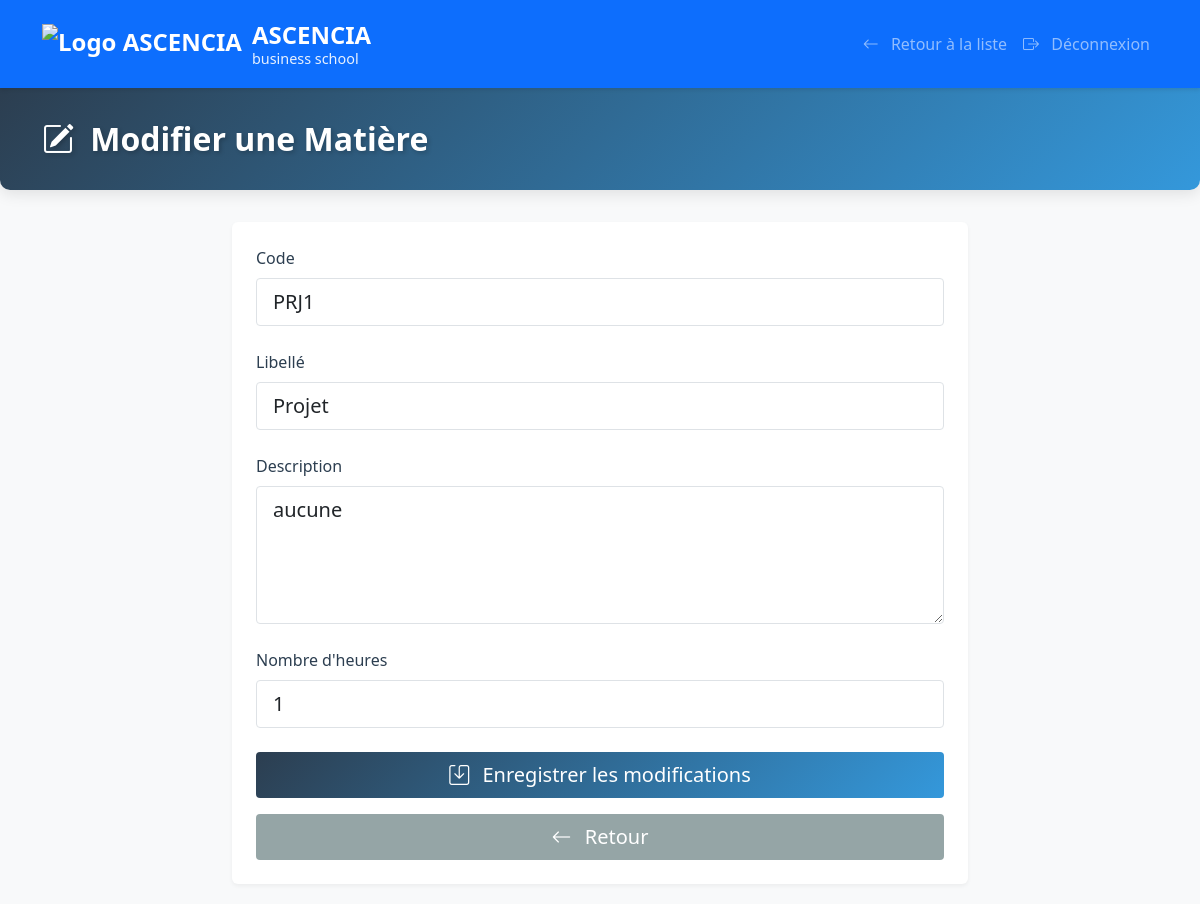
The app's page /academy/admin/edit_subject.php?id=58&level_id=1 (signed in) with its own data.
### tables this page shows
CREATE TABLE IF NOT EXISTS `matieres` (
  `id` int NOT NULL AUTO_INCREMENT,
  `code` varchar(20) NOT NULL,
  `libelle` varchar(100) NOT NULL,
  `description` text,
  `nombre_heures` int DEFAULT '0',
  `level_id` int DEFAULT NULL,
  `date_creation` timestamp NULL DEFAULT CURRENT_TIMESTAMP,
  PRIMARY KEY (`id`),
  UNIQUE KEY `code_level` (`code`,`level_id`),
  KEY `level_id` (`level_id`)
);

### academy/admin/edit_subject.php (the view, shortened to what this page needs)
<?php
require_once '../config/database.php';
$subject_id = intval($_GET['id']);
$level_id = intval($_GET['level_id']);
$stmt = $conn->prepare("SELECT * FROM matieres WHERE id = ? AND level_id = ?");
$stmt->execute([$subject_id, $level_id]);
$subject = $stmt->fetch(PDO::FETCH_ASSOC);
?>
<!DOCTYPE html>
<html lang="fr">
<head>
    <link href="https://cdn.jsdelivr.net/npm/bootstrap@5.3.0/dist/css/bootstrap.min.css" rel="stylesheet">
    <link href="https://cdn.jsdelivr.net/npm/bootstrap-icons@1.7.2/font/bootstrap-icons.css" rel="stylesheet">
    <link href="../assets/css/style.css" rel="stylesheet">
</head>
<body>
    <nav class="navbar navbar-expand-lg navbar-dark bg-primary">
        <div class="container">
            <a class="navbar-brand" href="../index.php">
                <img src="../assets/images/logo.png" alt="Logo ASCENCIA">
                <div class="logo-text">
                    <span class="main-text">ASCENCIA</span>
                    <span class="sub-text">business school</span>
                </div>
            </a>
            <div class="collapse navbar-collapse" id="navbarNav">
                <ul class="navbar-nav ms-auto">
                    <li class="nav-item">
                        <a class="nav-link" href="manage_subjects.php?level_id=<?php echo $level_id; ?>">
                            <i class="bi bi-arrow-left"></i> Retour à la liste
                        </a>
                    </li>
                    <li class="nav-item">
                        <a class="nav-link" href="../logout.php">
                            <i class="bi bi-box-arrow-right"></i> Déconnexion
                        </a>
                    </li>
                </ul>
            </div>
        </div>
    </nav>
    <div class="page-header">
        <div class="container">
            <div class="d-flex justify-content-between align-items-center">
                <h1>
                    <i class="bi bi-pencil-square"></i>
                    Modifier une Matière
                </h1>
            </div>
        </div>
    </div>
    <div class="container">
        <div class="row justify-content-center">
            <div class="col-md-8">
        <div class="card">
                    <div class="card-body p-4">
                <form method="POST" action="">
                            <div class="mb-4">
                        <label for="code" class="form-label">Code</label>
                                <input type="text" class="form-control form-control-lg" id="code" name="code"
                                       value="<?php echo htmlspecialchars($subject['code']); ?>" required>
                    </div>
                            <div class="mb-4">
                        <label for="libelle" class="form-label">Libellé</label>
                                <input type="text" class="form-control form-control-lg" id="libelle" name="libelle"
                                       value="<?php echo htmlspecialchars($subject['libelle']); ?>" required>
                    </div>
                            <div class="mb-4">
                        <label for="description" class="form-label">Description</label>
                                <textarea class="form-control form-control-lg" id="description" name="description"
                                          rows="4"><?php echo htmlspecialchars($subject['description']); ?></textarea>
                    </div>
                            <div class="mb-4">
                        <label for="nombre_heures" class="form-label">Nombre d'heures</label>
                                <input type="number" class="form-control form-control-lg" id="nombre_heures"
                                       name="nombre_heures" value="<?php echo htmlspecialchars($subject['nombre_heures']); ?>" required>
                    </div>
                            <div class="d-grid gap-3">
                                <button type="submit" class="btn btn-primary btn-lg">
                            <i class="bi bi-save"></i> Enregistrer les modifications
                        </button>
                                <a href="manage_subjects.php?level_id=<?php echo $level_id; ?>" class="btn btn-secondary btn-lg">
                            <i class="bi bi-arrow-left"></i> Retour
                        </a>
                    </div>
                </form>
                    </div>
                </div>
            </div>
        </div>
    </div>
</body>
</html>

### academy/assets/css/style.css (style rules this page uses)
body { background-color: #f8f9fa; }
.navbar { box-shadow: 0 2px 4px rgba(0,0,0,.1); }
.card { box-shadow: 0 2px 4px rgba(0,0,0,.05); border: none; margin-bottom: 20px; }
.btn { border-radius: 4px; }
.btn-primary { background-color: #0d6efd; border-color: #0d6efd; }
.form-control { border-radius: 4px; }
.bi { margin-right: 8px; }
textarea.form-control { min-height: 100px; }

### academy/admin/edit_subject.php (style rules this page uses)
.navbar { box-shadow: 0 2px 4px rgba(0,0,0,.1); padding: 1rem 0; }
.navbar-brand { font-size: 1.5rem; font-weight: 600; display: flex; align-items: center; gap: 10px; text-decoration: none; }
.navbar-brand .logo-text { display: flex; flex-direction: column; line-height: 1.2; }
.navbar-brand .main-text { font-size: 1.5rem; font-weight: 700; color: white; }
.navbar-brand .sub-text { font-size: 0.9rem; font-weight: 400; color: rgba(255, 255, 255, 0.9); }
.navbar-brand img { height: 40px; width: auto; }
.page-header { background: linear-gradient(135deg, #2c3e50 0%, #3498db 100%); color: white; padding: 2rem 0; margin-bottom: 2rem; border-radius: 0 0 10px 10px; box-shadow: 0 4px 15px rgba(0,0,0,0.1); }
.page-header h1 { margin: 0; font-size: 2rem; font-weight: 600; text-shadow: 2px 2px 4px rgba(0,0,0,0.2); }
.card { border: none; box-shadow: 0 2px 4px rgba(0,0,0,.05); transition: transform 0.2s ease; }
.btn-primary { background: linear-gradient(135deg, #2c3e50 0%, #3498db 100%); border: none; padding: 0.5rem 1.5rem; font-weight: 500; transition: all 0.3s ease; }
.btn-secondary { background: #95a5a6; border: none; padding: 0.5rem 1.5rem; font-weight: 500; transition: all 0.3s ease; }
.form-label { font-weight: 500; color: #2c3e50; }

### records on screen
matieres: code "PRJ1", libelle "Projet", description "aucune", nombre_heures "1"
